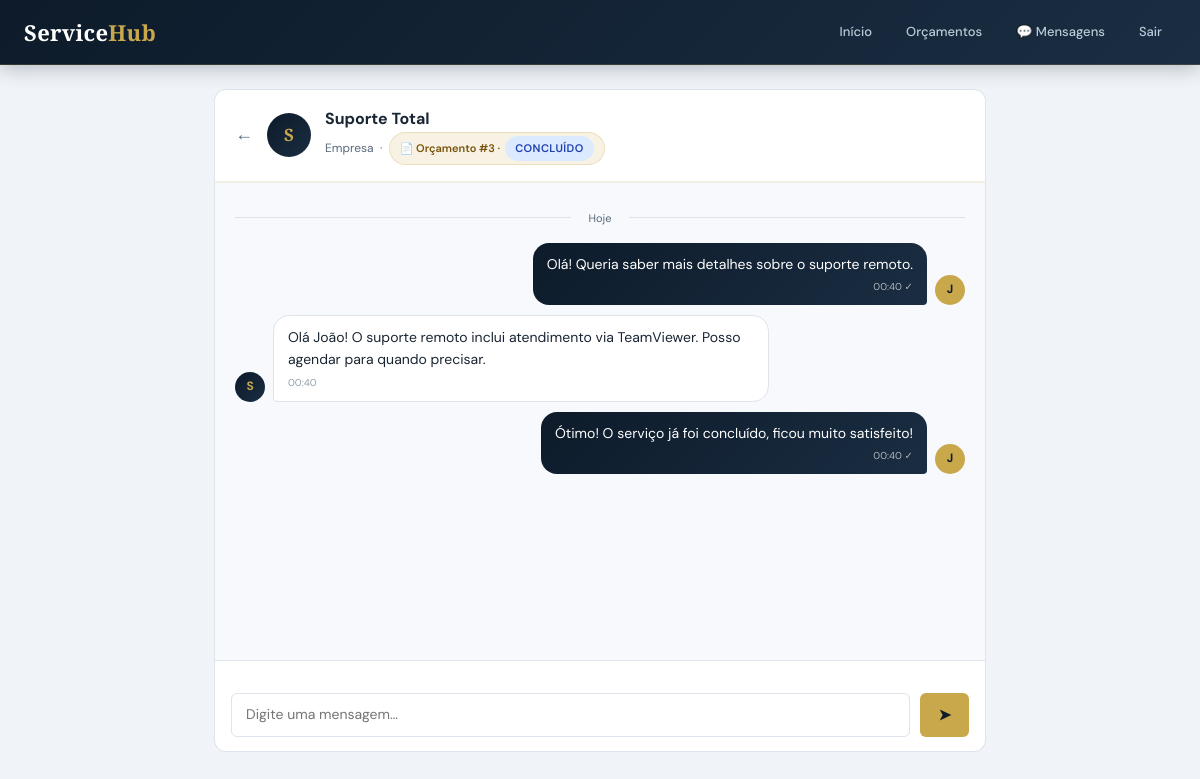
Screenshot of /chat/conversa.php?id=1 (signed in) with the database file from the repository.
### tables this page shows
CREATE TABLE IF NOT EXISTS conversas (
    id           INT AUTO_INCREMENT PRIMARY KEY,
    cliente_id   INT NOT NULL,
    empresa_id   INT NOT NULL,
    orcamento_id INT NULL COMMENT 'Opcional: chat sobre um orçamento específico',
    created_at   TIMESTAMP DEFAULT CURRENT_TIMESTAMP,
    updated_at   TIMESTAMP DEFAULT CURRENT_TIMESTAMP ON UPDATE CURRENT_TIMESTAMP,
    FOREIGN KEY (cliente_id)   REFERENCES clientes(id)   ON DELETE CASCADE,
    FOREIGN KEY (empresa_id)   REFERENCES empresas(id)   ON DELETE CASCADE,
    FOREIGN KEY (orcamento_id) REFERENCES orcamentos(id) ON DELETE SET NULL,
    UNIQUE KEY uq_conversa (cliente_id, empresa_id)
);

CREATE TABLE empresas (
    id INT AUTO_INCREMENT PRIMARY KEY,
    nome_empresa VARCHAR(100) NOT NULL,
    email VARCHAR(100) NOT NULL UNIQUE,
    senha VARCHAR(255) NOT NULL,
    cnpj VARCHAR(20) UNIQUE,
    telefone VARCHAR(20),
    endereco TEXT,
    descricao TEXT,
    logo VARCHAR(255),
    site VARCHAR(100),
    status TINYINT DEFAULT 1 COMMENT '1=Ativa, 0=Inativa',
    created_at TIMESTAMP DEFAULT CURRENT_TIMESTAMP,
    updated_at TIMESTAMP DEFAULT CURRENT_TIMESTAMP ON UPDATE CURRENT_TIMESTAMP
);

CREATE TABLE orcamentos (
    id INT AUTO_INCREMENT PRIMARY KEY,
    cliente_id INT NOT NULL,
    servico_id INT,
    empresa_id INT,
    quantidade INT DEFAULT 1,
    valor_total DECIMAL(10,2) NOT NULL DEFAULT 0,
    status ENUM('pendente','aprovado','rejeitado','concluido','expirado') DEFAULT 'pendente',
    observacoes TEXT,
    data_orcamento DATE NOT NULL,
    data_validade DATE,
    created_at TIMESTAMP DEFAULT CURRENT_TIMESTAMP,
    updated_at TIMESTAMP DEFAULT CURRENT_TIMESTAMP ON UPDATE CURRENT_TIMESTAMP,
    FOREIGN KEY (cliente_id) REFERENCES clientes(id) ON DELETE CASCADE,
    FOREIGN KEY (servico_id) REFERENCES servicos(id) ON DELETE SET NULL,
    FOREIGN KEY (empresa_id) REFERENCES empresas(id) ON DELETE SET NULL
);

CREATE TABLE IF NOT EXISTS mensagens (
    id           INT AUTO_INCREMENT PRIMARY KEY,
    conversa_id  INT NOT NULL,
    remetente    ENUM('cliente','empresa') NOT NULL,
    conteudo     TEXT NOT NULL,
    lida         TINYINT DEFAULT 0 COMMENT '0=não lida, 1=lida',
    created_at   TIMESTAMP DEFAULT CURRENT_TIMESTAMP,
    FOREIGN KEY (conversa_id) REFERENCES conversas(id) ON DELETE CASCADE
);

### includes/auth.php (called while the page is built, shortened)
<?php
function isCliente() {
    return isset($_SESSION['tipo_usuario']) && $_SESSION['tipo_usuario'] === 'cliente';
}

### chat/conversa.php (the view, shortened to what this page needs)
<?php
require_once '../includes/config.php';
require_once '../includes/auth.php';
require_once '../includes/functions.php';
$is_cliente = isCliente();
$remetente  = $is_cliente ? 'cliente' : 'empresa';
$id = (int)($_GET['id'] ?? 0);
$stmt = $pdo->prepare("
    SELECT cv.*,
           c.nome          AS cliente_nome,
           e.nome_empresa  AS empresa_nome,
           o.id            AS orc_id, o.status AS orc_status, o.valor_total AS orc_valor
    FROM conversas cv
    JOIN clientes c  ON c.id = cv.cliente_id
    JOIN empresas e  ON e.id = cv.empresa_id
    LEFT JOIN orcamentos o ON o.id = cv.orcamento_id
    WHERE cv.id = ?");
$stmt->execute([$id]);
$conv = $stmt->fetch();
$outro_nome = $is_cliente ? $conv['empresa_nome'] : $conv['cliente_nome'];
$outroPerfil = $is_cliente ? 'empresa' : 'cliente';
$pdo->prepare("UPDATE mensagens SET lida = 1 WHERE conversa_id = ? AND remetente = ? AND lida = 0")
    ->execute([$id, $outroPerfil]);
$msgs = $pdo->prepare("SELECT * FROM mensagens WHERE conversa_id = ? ORDER BY created_at ASC");
$msgs->execute([$id]);
$mensagens = $msgs->fetchAll();
?>
<!DOCTYPE html>
<html lang="pt-BR">
<head>
  <link rel="stylesheet" href="../css/estilo.css">
</head>
<body>
<nav class="dash-nav">
  <div class="inner">
    <div class="logo"><h1>Service<span class="logo-span">Hub</span></h1></div>
    <div class="nav-items">
      <?php if ($is_cliente): ?>
        <a href="../dashboard_cliente.php">Início</a>
        <a href="../orcamentos/index.php">Orçamentos</a>
      <?php else: ?>
        <a href="../dashboard_empresa.php">Início</a>
        <a href="../orcamentos/index.php">Orçamentos</a>
      <?php endif; ?>
      <a href="index.php">💬 Mensagens</a>
      <a href="../logout.php">Sair</a>
    </div>
  </div>
</nav>
<div class="chat-page">
  <div class="chat-header">
    <a href="index.php" style="color:var(--text-muted);font-size:18px;text-decoration:none;" title="Voltar">←</a>
    <div class="chat-header-avatar"><?= strtoupper(substr($outro_nome, 0, 1)) ?></div>
    <div class="chat-header-info">
      <strong><?= htmlspecialchars($outro_nome) ?></strong>
      <small>
        <?= $is_cliente ? 'Empresa' : 'Cliente' ?>
        <?php if ($conv['orc_id']): ?>
          &nbsp;·&nbsp;
          <a href="../orcamentos/view.php?id=<?=$conv['orc_id']?>" class="orc-chip">
            📄 Orçamento #<?=$conv['orc_id']?> · <?= statusBadge($conv['orc_status']) ?>
          </a>
        <?php endif; ?>
      </small>
    </div>
  </div>
  <div class="chat-body" id="chatBody">
    <?php
    $lastDate = '';
    foreach ($mensagens as $msg):
        $isMe   = ($msg['remetente'] === $remetente);
        $rowCls = $isMe ? 'me' : 'them';
        $msgDate = (new DateTime($msg['created_at']))->format('d/m/Y');
        if ($msgDate !== $lastDate):
            $lastDate = $msgDate;
    ?>
    <div class="date-divider"><span><?= $msgDate === date('d/m/Y') ? 'Hoje' : $msgDate ?></span></div>
    <?php endif; ?>
    <div class="msg-row <?= $rowCls ?>" data-id="<?=$msg['id']?>">
      <div class="msg-avatar <?= $rowCls ?>"><?= strtoupper(substr($isMe ? ($is_cliente ? $_SESSION['cliente_nome'] : $_SESSION['empresa_nome']) : $outro_nome, 0, 1)) ?></div>
      <div class="bubble <?= $rowCls ?>">
        <?= nl2br(htmlspecialchars($msg['conteudo'])) ?>
        <span class="bubble-time"><?= (new DateTime($msg['created_at']))->format('H:i') ?><?= $isMe ? ($msg['lida'] ? ' ✓✓' : ' ✓') : '' ?></span>
      </div>
    </div>
    <?php endforeach; ?>
  </div>
  <div class="typing-indicator" id="typingIndicator" style="padding:4px 16px;background:#fff;border-left:1px solid var(--border);border-right:1px solid var(--border);"></div>
  <div class="chat-input-bar">
    <div class="input-row">
      <textarea id="msgInput" placeholder="Digite uma mensagem…" rows="1" maxlength="2000"></textarea>
      <button class="send-btn" id="sendBtn" title="Enviar (Enter)">➤</button>
    </div>
  </div>
</div>
</body>
</html>

### includes/functions.php (shortened to what this page needs)
<?php
function statusBadge($status) {
    $map = [
        'pendente'  => ['label' => 'Pendente',  'class' => 'badge-pendente'],
        'aprovado'  => ['label' => 'Aprovado',  'class' => 'badge-aprovado'],
        'rejeitado' => ['label' => 'Rejeitado', 'class' => 'badge-rejeitado'],
        'concluido' => ['label' => 'Concluído', 'class' => 'badge-concluido'],
        'expirado'  => ['label' => 'Expirado',  'class' => 'badge-expirado'],
    ];
    $s = $map[$status] ?? ['label' => ucfirst($status), 'class' => 'badge-secondary'];
    return "<span class='badge {$s['class']}'>{$s['label']}</span>";
}

### css/estilo.css (style rules this page uses)
:root { --navy: #0d1b2a; --navy-mid: #132033; --navy-soft: #1a2d42; --gold: #c9a84c; --gold-lt: #e2c06e; --gold-dim: rgba(201,168,76,.15); --teal: #1e8a7a; --teal-lt: #26b09c; --red: #c0392b; --red-lt: #e74c3c; --green: #1a7a4a; --green-lt: #27ae60; --slate: #8fa3b8; --slate-lt: #b8ccd8; --surface: #ffffff; --bg: #f0f4f8; --border: #dde4ec; --text: #1a2533; --text-muted:#5a6a7a; --radius-sm: 6px; --radius: 12px; --radius-lg: 18px; --shadow-sm: 0 1px 4px rgba(13,27,42,.08); --shadow: 0 4px 20px rgba(13,27,42,.10); --shadow-lg: 0 12px 40px rgba(13,27,42,.14); --transition: .22s cubic-bezier(.4,0,.2,1); }
*, *::before, *::after { box-sizing: border-box; margin: 0; padding: 0; }
html { font-size: 15px; scroll-behavior: smooth; }
body { font-family: 'DM Sans', system-ui, sans-serif; background: var(--bg); color: var(--text); line-height: 1.65; -webkit-font-smoothing: antialiased; }
h1,h2,h3 { font-family: 'Playfair Display', Georgia, serif; color: var(--navy); }
a { color: var(--gold); text-decoration: none; transition: color var(--transition); }
.logo h1 { font-family: 'Playfair Display', serif; font-size: 22px; color: #fff; letter-spacing: .3px; line-height: 1.2; }
.logo h1 span, .logo-span { color: var(--gold); }
.badge { display: inline-flex; align-items: center; padding: 3px 10px; border-radius: 100px; font-size: 11px; font-weight: 600; text-transform: uppercase; letter-spacing: .4px; }
.badge-info, .badge-concluido { background: #dbeafe; color: #1e40af; }

### rows the page displays
conversas: empresa.nome_empresa "S", empresa.nome_empresa "Suporte Total", orcamento "3", orcamento.status "CONCLUÍDO"
mensagens: shows "Hoje", remetente "J", conteudo "Olá! Queria saber mais detalhes sobre o suporte remoto.", created_at "00:40"
mensagens: remetente.nome_empresa "S", conteudo "Olá João! O suporte remoto inclui atendimento via TeamViewer. Posso agendar para quando precisar.", created_at "00:40"
mensagens: remetente "J", conteudo "Ótimo! O serviço já foi concluído, ficou muito satisfeito!", created_at "00:40"
